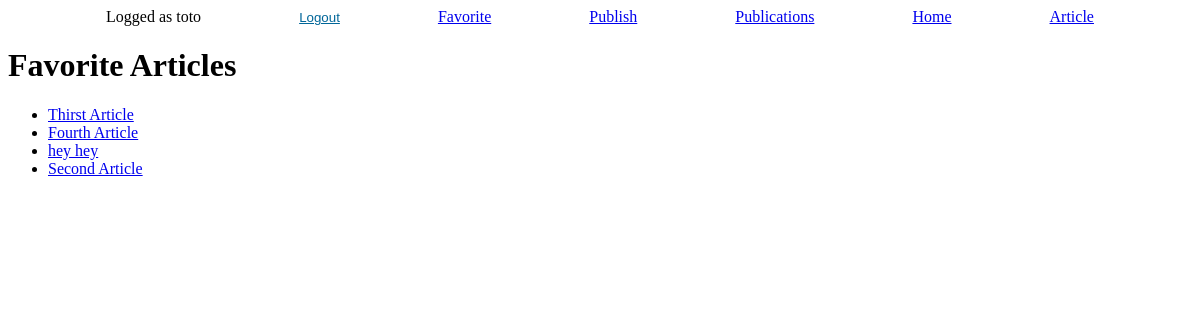
/favorites/ (signed in), run on an earlier commit of the app's database.
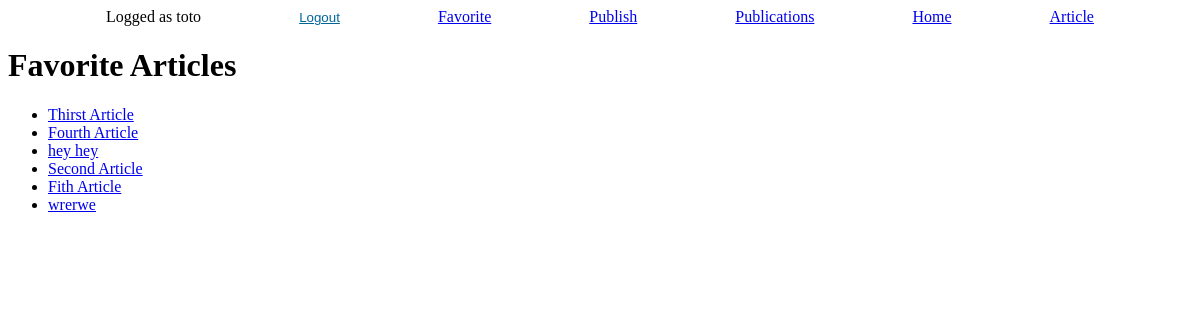
And on a later commit of the database.
### articles/models.py (models this page shows, shortened)
class UserFavouriteArticle(models.Model):
    user = models.ForeignKey(User, on_delete=models.CASCADE, related_name='favorite_articles')
    article = models.ForeignKey(Article, on_delete=models.CASCADE)

class Article(models.Model):
    title = models.CharField(max_length=64)
    author = models.ForeignKey(User, on_delete=models.CASCADE)
    created = models.DateTimeField(auto_now_add=True)
    synopsis = models.CharField(max_length=312)
    content = models.TextField()

### articles/views.py (the view)
# urls.py: path('favorites/', Favorites.as_view(), name='favorites'),
class Favorites(LoginRequiredMixin, ListView):
    model = UserFavouriteArticle
    template_name = 'FavoriteArticlesView.html'
    context_object_name = 'favorite_articles'
    def get_queryset(self):
        return UserFavouriteArticle.objects.filter(user=self.request.user)

### articles/templates/FavoriteArticlesView.html
{% extends "base_generic.html" %}
{% block content %}
  <h1>Favorite Articles</h1>
  <ul>
    {% for favorite_article in favorite_articles %}
      <li><a href="{% url 'article-detail' favorite_article.article.pk %}">{{ favorite_article.article.title }}</a></li>
    {% endfor %}
  </ul>
{% endblock %}

What changed in the data, as far as the page shows it:
added UserFavouriteArticle: article "Fith Article"
added UserFavouriteArticle: article "wrerwe"
